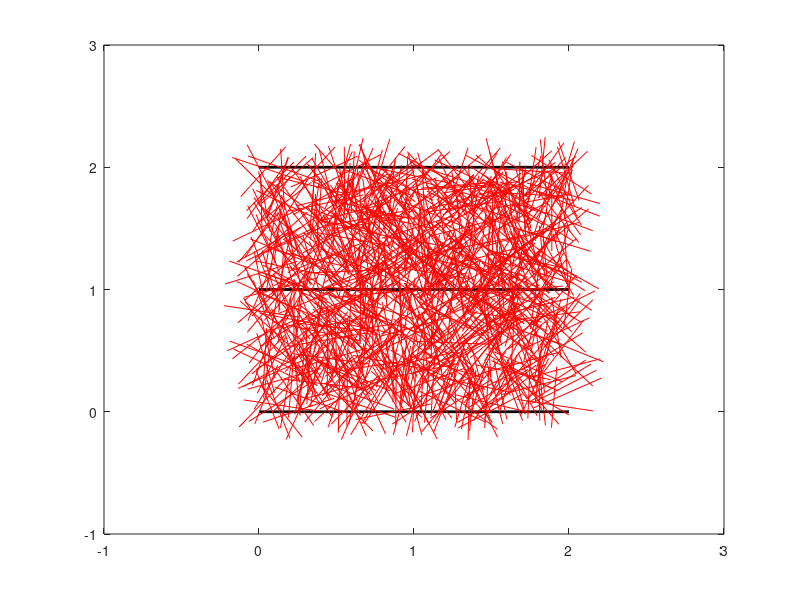

Here is the MATLAB script that generated this plot:
l=0.5;      
a=1;        
N=1000;     
n=0;        

x=[0:2];
for i=[0,1,2]
    y=a*i*ones(1,3);
    plot(x,y,'black','LineWidth',2);
    hold on;
end
axis([-1,3,-1,2*a+1]);

for j=1:N
    x1=rand(1)*2;
    y1=rand(1)*2;  
    x0=rand(1)*l-l/2;
    x2=x1+x0;
    y2=y1+sqrt((l/2)*(l/2)-x0*x0);
    x3=x1-x0;
    y3=y1-sqrt((l/2)*(l/2)-x0*x0);
    plot([x2,x3],[y2,y3],'red');
    hold on;
    d=rem(y1,a);
    if(d<=0.5*a)                 
        if(d<sqrt((l/2)*(l/2)-x0*x0))
            n=n+1;
        end
    else
        d=a-d;
        if(d<sqrt((l/2)*(l/2)-x0*x0))
            n=n+1;
        end
    end
end
pisimul=4*a*n/(l*N)            
